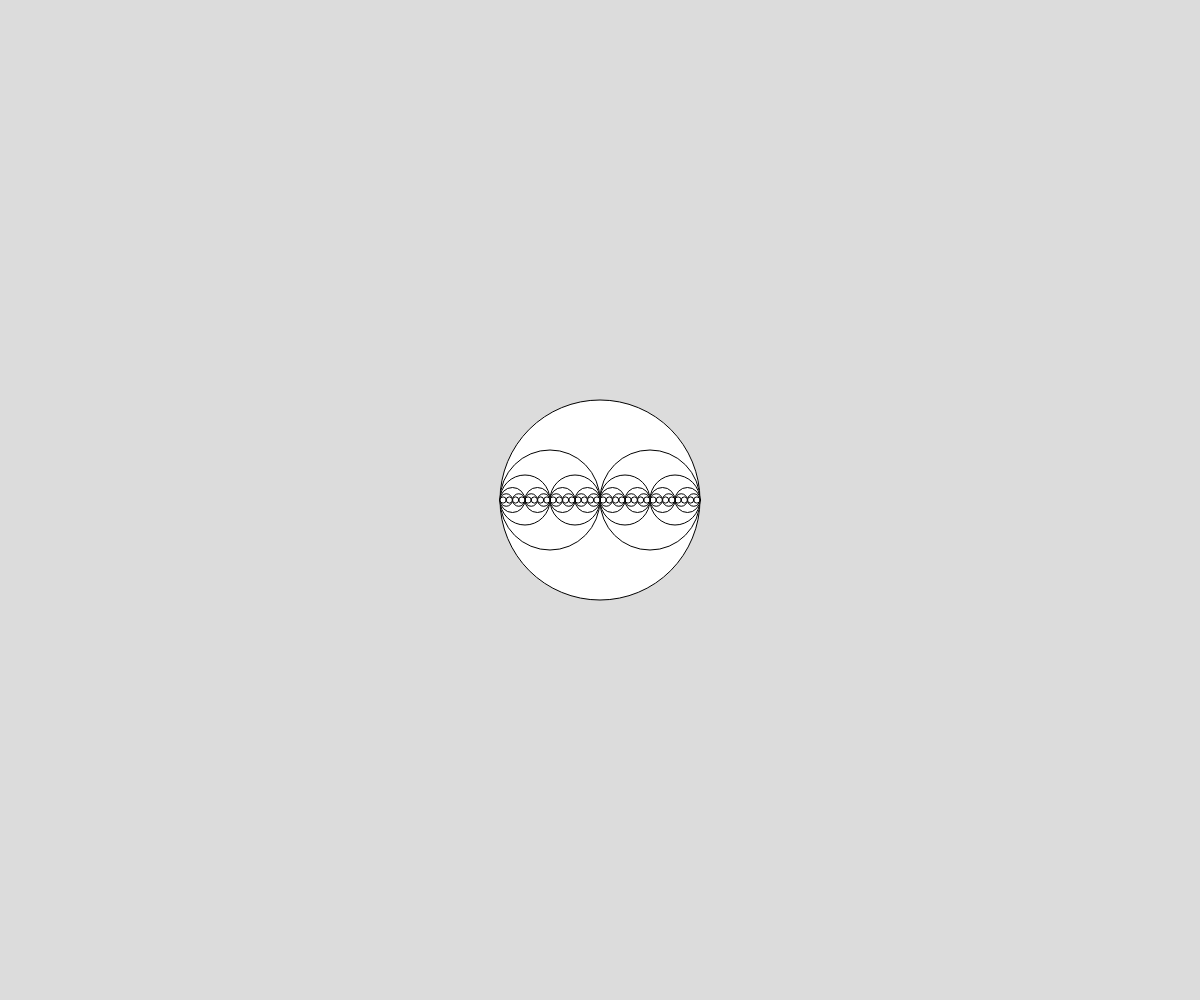
Frame 1 (no input)
Frame 60 (no input): identical to frame 1, image omitted
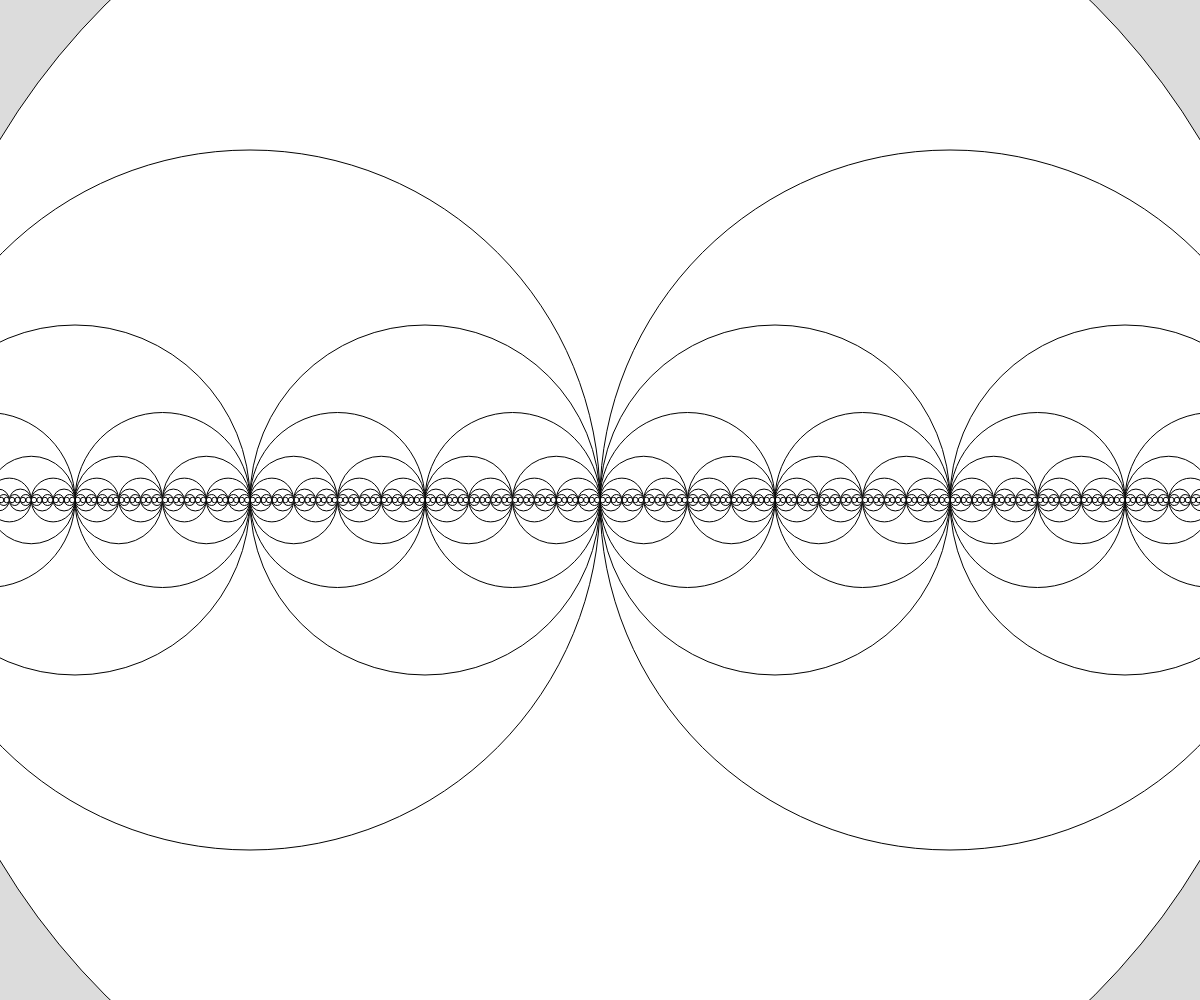
Frame 120 (the mouse pressed at the canvas centre since frame 60)

The p5.js sketch that drew these frames (run headless with seeded random() and noise() and a simulated clock; from frame 60 on, the mouse is pressed at the canvas centre):

// p5.js sketch
// ── sketch.js
// Project Title
// Your Name
// Date
//
// Extra for Experts:
// - describe what you did to take this project "above and beyond"


function setup() {
  createCanvas(windowWidth, windowHeight);
}

function draw() {
  background(220);
  recursiveCircle(width/2,height/2,mouseX+100);
}

function recursiveCircle(x, y, radius) {
  circle(x,y,radius*2);
  if (radius > 5) {
    recursiveCircle(x + radius/2,y,radius/2);
    recursiveCircle(x - radius/2,y,radius/2);
  }
}
